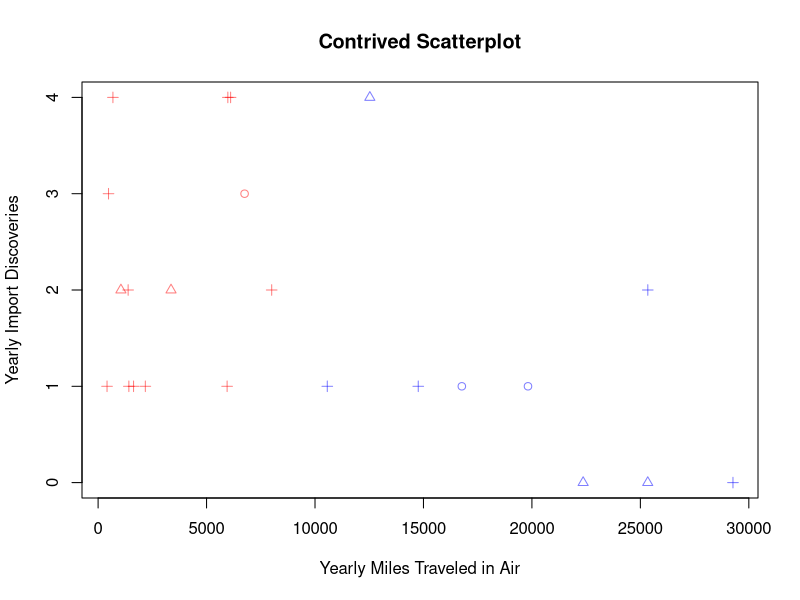

Reproduce this figure in R.
################################################################################
### FILENAME: hw/hw5.R
###
### AUTHOR: J. P. Olmsted --- jpolmsted@NOSPAM.gmail.com
###
### DATE: Sat Jan 22 16:50:21 2011
###
### DESCRIPTION: Problem 5 for R Course Problem Set
################################################################################
vGGP <- require(ggplot2)

data(airmiles)
data(discoveries)

dfTime <- as.data.frame(ts.intersect(airmiles, discoveries))

vAEven <- with(dfTime, airmiles %% 2 == 0)
vAOdd <- !vAEven
vDEven <- with(dfTime, discoveries %% 2 == 0)
vDOdd <- !vDEven

dfTime$yeartype <- 3
dfTime$yeartype[vAEven & vDEven] <- 2
dfTime$yeartype[vAOdd & vDOdd] <- 1

summary(as.factor(dfTime$yeartype))
summary(dfTime$yeartype)

## > summary(as.factor(dfTime$yeartype))
##  1  2  3 
##  3  5 15 
## > summary(dfTime$yeartype)
##    Min. 1st Qu.  Median    Mean 3rd Qu.    Max. 
##   1.000   2.000   3.000   2.522   3.000   3.000

summary(subset(dfTime, dfTime$yeartype == 1))

 ##    airmiles      discoveries       yeartype
 ## Min.   : 6753   Min.   :1.000   Min.   :1  
 ## 1st Qu.:11761   1st Qu.:1.000   1st Qu.:1  
 ## Median :16769   Median :1.000   Median :1  
 ## Mean   :14447   Mean   :1.667   Mean   :1  
 ## 3rd Qu.:18294   3rd Qu.:2.000   3rd Qu.:1  
 ## Max.   :19819   Max.   :3.000   Max.   :1

summary(subset(dfTime, dfTime$yeartype == 2))

 ##    airmiles      discoveries     yeartype
 ## Min.   : 1052   Min.   :0.0   Min.   :2  
 ## 1st Qu.: 3362   1st Qu.:0.0   1st Qu.:2  
 ## Median :12528   Median :2.0   Median :2  
 ## Mean   :12929   Mean   :1.6   Mean   :2  
 ## 3rd Qu.:22362   3rd Qu.:2.0   3rd Qu.:2  
 ## Max.   :25340   Max.   :4.0   Max.   :2  

summary(subset(dfTime, dfTime$yeartype == 3))

 ##    airmiles      discoveries       yeartype
 ## Min.   :  412   Min.   :0.000   Min.   :3  
 ## 1st Qu.: 1402   1st Qu.:1.000   1st Qu.:3  
 ## Median : 5948   Median :1.000   Median :3  
 ## Mean   : 7611   Mean   :1.867   Mean   :3  
 ## 3rd Qu.: 9284   3rd Qu.:2.500   3rd Qu.:3  
 ## Max.   :29269   Max.   :4.000   Max.   :3

dfTime$col[dfTime$airmiles <=
           mean(dfTime$airmiles)
           ] <- ifelse(vGGP, alpha("red", 0.5), "red"
                       )
                       
dfTime$col[dfTime$airmiles >
           mean(dfTime$airmiles)
           ] <- ifelse(vGGP, alpha("blue", 0.5), "blue"
                       )


plot(y = dfTime$discoveries,
     x = dfTime$airmiles,
     main = "Contrived Scatterplot",
     ylab = "Yearly Import Discoveries",
     xlab = "Yearly Miles Traveled in Air",
     col = dfTime$col,
     pch = dfTime$yeartype
     )


     

